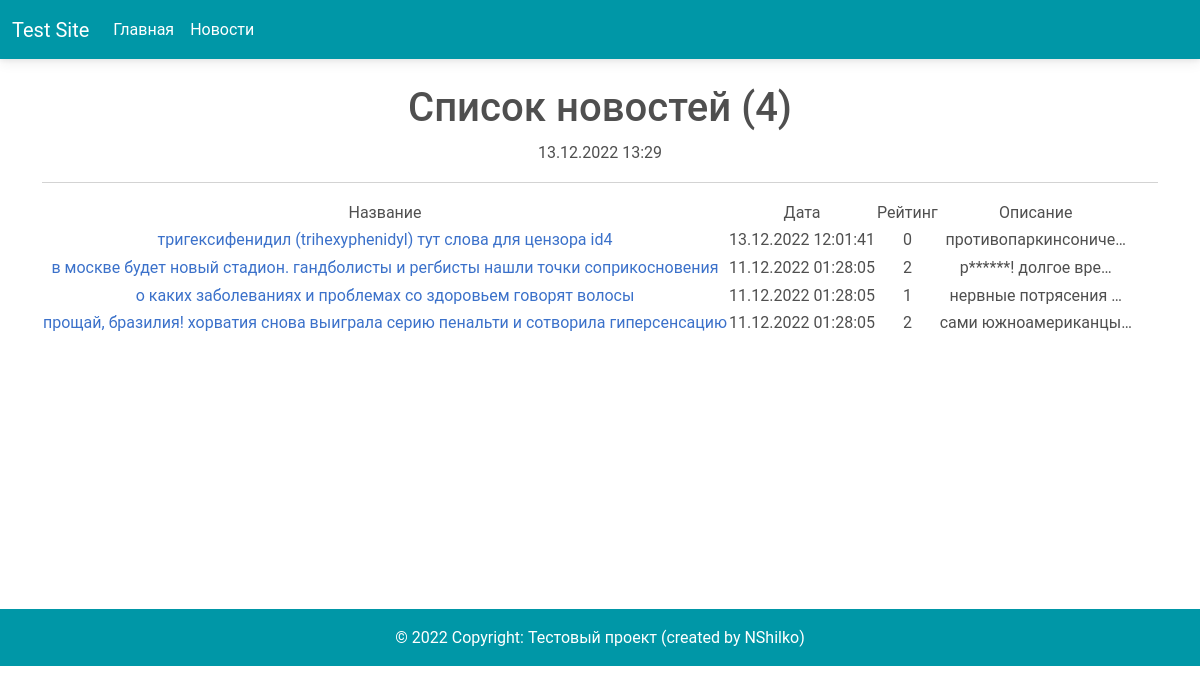
Page /news/ on the committed database.
### publication/models.py (models this page shows, shortened)
class Post(models.Model):
    title = models.TextField()
    main_text = models.TextField()
    isAuthor = models.ForeignKey(Author, on_delete=models.CASCADE)
    kind = models.CharField(max_length=4, choices=IsPost.names)
    date = models.DateTimeField(auto_now_add=True)
    isCategory = models.ManyToManyField(Category, through='PostCategory', default='Без категории')
    rate = models.IntegerField(default=0)

### publication/views.py (the view)
# urls.py: path("", NewsList.as_view()),
class NewsList(ListView):
    model = Post
    queryset = Post.objects.all().order_by('-date')
    template_name = 'news.html'
    context_object_name = 'news'
    def get_context_data(self, **kwargs):
        context = super().get_context_data(**kwargs)
        context['time_now'] = datetime.now().strftime("%d.%m.%Y %H:%M")
        return context

### publication/templatetags/custom_filter.py (called while the page is built)
@register.filter()
def date_converter(date):
    new_date = date.strftime("%d.%m.%Y %H:%M:%S")
    return f'{new_date}'

@register.filter()
def censor(txt):
    spam_list = ['редиска', 'тревога']
    new_text = txt
    for spam in spam_list:
        new_text = new_text.lower().replace(spam, spam[:1] + '*' * (len(spam) - 1))
    return f'{new_text}'

### templates/news.html (shortened to what this page needs)
{% extends 'flatpages/default.html' %}
{% load custom_filter %}
{% block content %}
   <h1>Список новостей ({{news|length}})</h1>
    <p>{{ time_now}}</p>
   <hr>
   {% if news%}
       <table >
           <tr>
               <td>Название</td>
               <td>Дата</td>
               <td>Рейтинг</td>
               <td>Описание</td>
           </tr>
           {% for publ in news %}
           <tr>
               <td><a href="{{ publ.id }}">{{ publ.title|censor }}</a></td>
               <td>{{ publ.date|date_converter}}</td>
               <td>{{ publ.rate }}</td>
               <td>{{ publ.main_text|truncatechars:20|censor }}</td>
           </tr>
           {% endfor %}
       </table>
   {% else %}
       <h2>Новостей нет!</h2>
   {% endif %}
{% endblock content %}

### templates/flatpages/default.html (shortened to what this page needs)
<!DOCTYPE html>
<html lang="en">
<head>
    {% load static %}
    <link href="{% static 'css/mdb.min.css' %}" rel="stylesheet" />
    <link href="{% static 'css/mycss.css' %}" rel="stylesheet" />
</head>
<body>
{% include 'flatpages/blocks/nav_bar.html' %}
<div class="container" style="text-align: center"> {% block content %}{% endblock content %} </div>
</body>
<footer>
    {% include 'flatpages/blocks/footer.html' %}
</footer>
</html>

### templates/flatpages/blocks/nav_bar.html (shortened to what this page needs)
<nav class="navbar navbar-expand-lg navbar-light"  style="background-color:#0097A7">
  <div class="container-fluid">
    <a class="navbar-brand text-white" href="/">Test Site</a>
    <div class="collapse navbar-collapse" id="navbarNav">
      <ul class="navbar-nav">
        <li class="nav-item">
          <a class="nav-link text-white" aria-current="page" href="/">Главная</a>
        </li>
        <li class="nav-item">
          <a class="nav-link text-white" href="/news">Новости</a>
        </li>
      </ul>
    </div>
  </div>
</nav>
<br>

### templates/flatpages/blocks/footer.html
<footer class="bg-light text-center text-lg-start">
  <div class="text-center text-white p-3" style="background-color: #0097A7; margin-top: 17em">
    © 2022 Copyright:
    <a class="text-white" href="/">Тестовый проект</a>
    (created by NShilko)
  </div>
</footer>

### rows in the picture
Post: title|censor "тригексифенидил (trihexyphenidyl) тут слова для цензора id4", date "13.12.2022 12:01:41", rate "0", main_text|censor "противопаркинсониче…"
Post: title|censor "в москве будет новый стадион. гандболисты и регбисты нашли точки соприкосновения", date "11.12.2022 01:28:05", rate "2", main_text|censor "р******! долгое вре…"
Post: title|censor "о каких заболеваниях и проблемах со здоровьем говорят волосы", date "11.12.2022 01:28:05", rate "1", main_text|censor "нервные потрясения …"
Post: title|censor "прощай, бразилия! хорватия снова выиграла серию пенальти и сотворила гиперсенсацию", date "11.12.2022 01:28:05", rate "2", main_text|censor "сами южноамериканцы…"

### other values in the picture
{{ news|length }} "4"
{{ time_now }} "13.12.2022 13:29"
